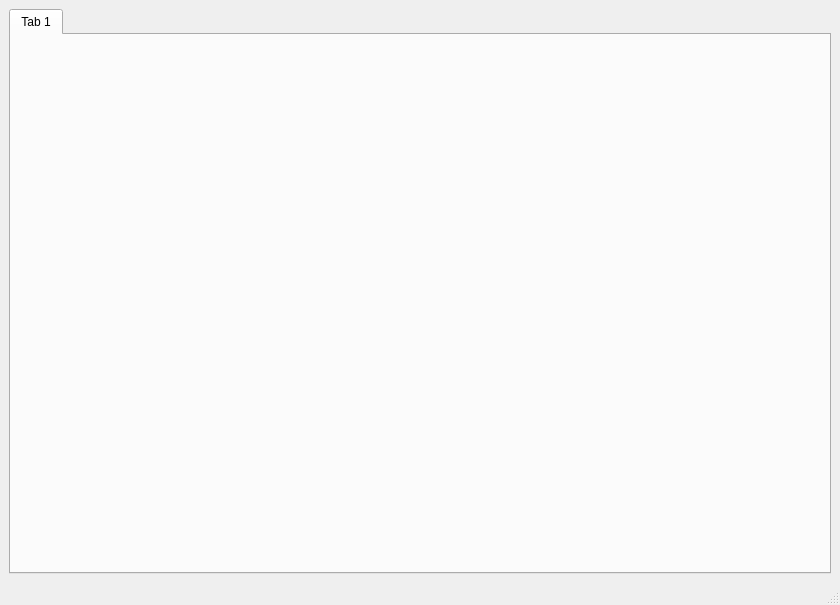
<?xml version="1.0" encoding="UTF-8"?>
<ui version="4.0">
 <class>MainWindow</class>
 <widget class="QMainWindow" name="MainWindow">
  <property name="geometry">
   <rect>
    <x>0</x>
    <y>0</y>
    <width>840</width>
    <height>605</height>
   </rect>
  </property>
  <property name="windowTitle">
   <string>MainWindow</string>
  </property>
  <widget class="QWidget" name="centralwidget">
   <layout class="QGridLayout" name="gridLayout">
    <item row="0" column="0">
     <widget class="QTabWidget" name="tabWidget">
      <property name="currentIndex">
       <number>0</number>
      </property>
      <widget class="QWidget" name="tab">
       <attribute name="title">
        <string>Tab 1</string>
       </attribute>
       <layout class="QFormLayout" name="formLayout"/>
      </widget>
     </widget>
    </item>
   </layout>
  </widget>
  <widget class="QMenuBar" name="menubar">
   <property name="geometry">
    <rect>
     <x>0</x>
     <y>0</y>
     <width>840</width>
     <height>17</height>
    </rect>
   </property>
  </widget>
  <widget class="QStatusBar" name="statusbar"/>
 </widget>
 <resources/>
 <connections/>
</ui>
